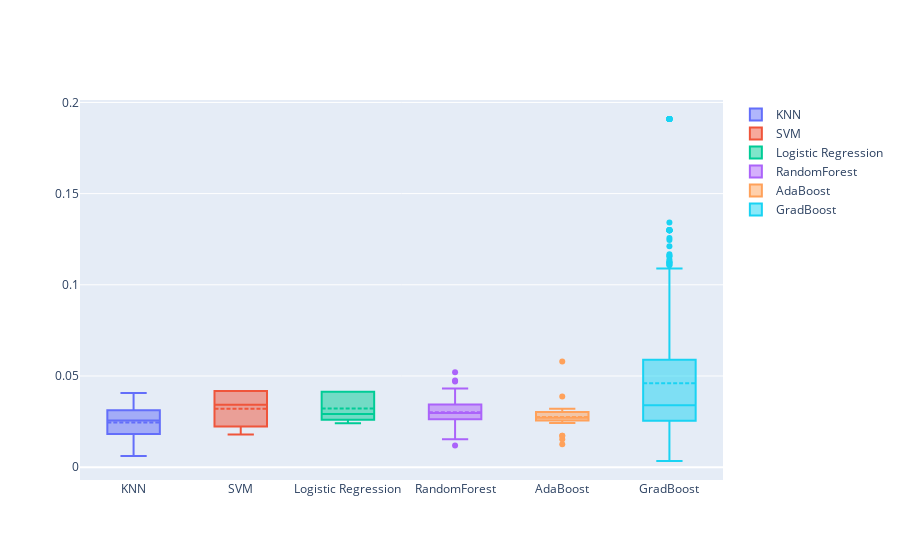

Notebook code cell kept with this figure:
### Code cell
plot_box(compare_df2['Stds'])

### Figure 1 — Plotly figure (JSON) as saved in the notebook; plotly's stock layout.template omitted (floating-point values rounded to 4 significant figures; data arrays with more than 128 entries replaced by an {"elided": "..."} marker saying what was removed)
{"data": [{"boxmean": true, "name": "KNN", "y": {"elided": "1296 float values"}, "type": "box"}, {"boxmean": true, "name": "SVM", "y": [0.04175, null, null, 0.02659, null, null, 0.04175, null, null, 0.01793, null, null, null, null, null, null, null, null, null, null, null, null, null, null, null, null, null, null, null, null, null, null, null, null, null, null], "type": "box"}, {"boxmean": true, "name": "Logistic Regression", "y": {"elided": "576 float values"}, "type": "box"}, {"boxmean": true, "name": "RandomForest", "y": [0.02226, 0.02644, 0.03814, 0.02845, 0.02801, 0.01687, 0.031, 0.02978, 0.03938, 0.02786, 0.03652, 0.03464, 0.03644, 0.03272, 0.02949, 0.03814, 0.02177, 0.02544, 0.02806, 0.02736, 0.02716, 0.02797, 0.02478, 0.03274, 0.04066, 0.04752, 0.0242, 0.02952, 0.0372, 0.03148, 0.03462, 0.02976, 0.034, 0.03606, 0.01528, 0.03465, 0.03238, 0.02017, 0.02052, 0.02958, 0.02101, 0.0248, 0.02849, 0.03332, 0.05198, 0.01193, 0.03111, 0.02625, 0.02872, 0.02643, 0.01927, 0.0264, 0.02863, 0.02812, 0.02997, 0.0234, 0.03109, 0.04317, 0.02457, 0.03365, 0.03672, 0.02841, 0.03493, 0.03253, 0.03402, 0.02292, 0.024, 0.02978, 0.04701, 0.03617, 0.02978, 0.03096], "type": "box"}, {"boxmean": true, "name": "AdaBoost", "y": [0.02704, 0.02704, 0.02704, 0.02704, 0.02704, 0.02704, 0.02704, 0.0173, 0.02704, 0.0173, 0.01262, 0.02977, 0.01533, 0.03069, 0.02423, 0.03871, 0.02733, 0.03086, 0.032, 0.05791], "type": "box"}, {"boxmean": true, "name": "GradBoost", "y": {"elided": "600 float values"}, "type": "box"}], "layout": {}}
